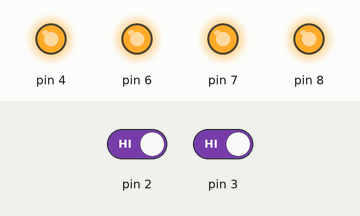
This sketch was run on a simulated Arduino Uno, built with avr-gcc and run on an emulated ATmega328P. Parts: output pins drawn as LEDs (lit = HIGH). The inputs (shaded band) are chosen by the test bench; at power-on: pin 2 HIGH, pin 3 HIGH.

Above: at 1.2 s.
1.3 s: pin 2 driven LOW
At 1.4 s:
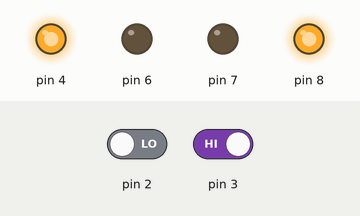
4.3 s: pin 3 driven LOW
At 5.5 s:
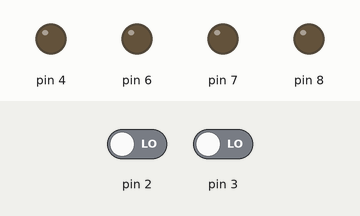
5.8 s: pin 3 driven HIGH
At 6.7 s:
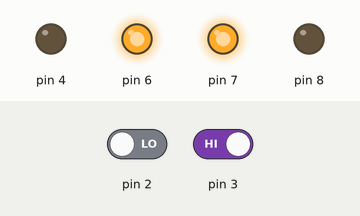
8.8 s: pin 2 driven HIGH
At 10.4 s:
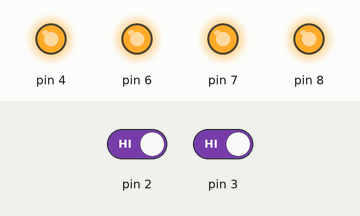
Timing chart, 0 to 11.5 s (numbered marks = the images above; inputs shaded):
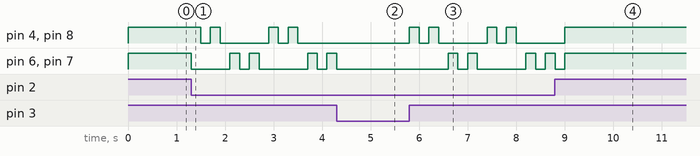

The sketch:

arduino_strobe_lights.ino
```cpp
int LED1 = 0;

int LED2 = 0;

int LED3 = 0;

int LED4 = 0;

int SW1 = 0;

int SW2 = 0;

void setup()
{
  pinMode(2, INPUT);
  pinMode(3, INPUT);
  pinMode(4, OUTPUT);
  pinMode(6, OUTPUT);
  pinMode(7, OUTPUT);
  pinMode(8, OUTPUT);
}

void loop()
{
  SW1 = digitalRead(2);
  // interruptor1 digital read in pin 2
  SW2 = digitalRead(3);
  // Interruptor2 digital read in pin -3
  LED1 = 4;
  // LED1 digital read in pin 4
  LED2 = 8;
  // LED2 digital read in pin 8
  LED3 = 6;
  // LED3 digital read in pin 6
  LED4 = 7;
  // LED4 digital read in pin 7
  if (SW1 == 0 && SW2 == 0) {
    // If SW1 and SW2 == 0 ; then all LEDS are LOW
    digitalWrite(4, LOW);
    digitalWrite(6, LOW);
    digitalWrite(7, LOW);
    digitalWrite(8, LOW);
  } else {
    if (SW1 == 0 && SW2 == 1) {
      // If SW1 ==  0 and SW2 = 1; then RED LEDS are HIGH
      // AND BLUE LEDS are LOW
      digitalWrite(4, HIGH);
      digitalWrite(6, LOW);
      digitalWrite(7, LOW);
      digitalWrite(8, HIGH);
      delay(200); // Wait for 200 millisecond(s)
      // After 2 seconds delay all LEDS are LOW
      digitalWrite(4, LOW);
      digitalWrite(6, LOW);
      digitalWrite(7, LOW);
      digitalWrite(8, LOW);
      delay(200); // Wait for 200 millisecond(s)
      // After 2 seconds delay RED LEDS are High
      // AND BLUE LEDS are LOW again
      digitalWrite(4, HIGH);
      digitalWrite(6, LOW);
      digitalWrite(7, LOW);
      digitalWrite(8, HIGH);
      delay(200); // Wait for 200 millisecond(s)
      // After 2 seconds delay ALL LEDS are LOW
      digitalWrite(4, LOW);
      digitalWrite(6, LOW);
      digitalWrite(7, LOW);
      digitalWrite(8, LOW);
      delay(200); // Wait for 200 millisecond(s)
      // After 2 seconds delay BLUE LEDS are HIGH
      // AND RED LEDS are LOW
      digitalWrite(4, LOW);
      digitalWrite(6, HIGH);
      digitalWrite(7, HIGH);
      digitalWrite(8, LOW);
      delay(200); // Wait for 200 millisecond(s)
      // After a 2 seconds delay ALL LEDS are LOW
      digitalWrite(4, LOW);
      digitalWrite(6, LOW);
      digitalWrite(7, LOW);
      digitalWrite(8, LOW);
      delay(200); // Wait for 200 millisecond(s)
      // After the delay JUST BLUE LEDS ARE HIGH
      digitalWrite(4, LOW);
      digitalWrite(6, HIGH);
      digitalWrite(7, HIGH);
      digitalWrite(8, LOW);
      delay(200); // Wait for 200 millisecond(s)
      // After the delay all LEDS are LOW
      digitalWrite(4, LOW);
      digitalWrite(6, LOW);
      digitalWrite(7, LOW);
      digitalWrite(8, LOW);
      delay(200); // Wait for 200 millisecond(s)
    } else {
      if (SW1 == 1 && SW2 == 0) {
        // If SW1 ==  0 and SW2 = 1; then RED LEDS are HIGH
        // AND BLUE LEDS are LOW
        digitalWrite(4, HIGH);
        digitalWrite(6, LOW);
        digitalWrite(7, LOW);
        digitalWrite(8, HIGH);
        delay(100); // Wait for 100 millisecond(s)
        // After 2 seconds delay all LEDS are LOW
        digitalWrite(4, LOW);
        digitalWrite(6, LOW);
        digitalWrite(7, LOW);
        digitalWrite(8, LOW);
        delay(100); // Wait for 100 millisecond(s)
        // After 2 seconds delay RED LEDS are High
        // AND BLUE LEDS are LOW again
        digitalWrite(4, HIGH);
        digitalWrite(6, LOW);
        digitalWrite(7, LOW);
        digitalWrite(8, HIGH);
        delay(100); // Wait for 100 millisecond(s)
        // After 2 seconds delay ALL LEDS are LOW
        digitalWrite(4, LOW);
        digitalWrite(6, LOW);
        digitalWrite(7, LOW);
        digitalWrite(8, LOW);
        delay(100); // Wait for 100 millisecond(s)
        // After 2 seconds delay BLUE LEDS are HIGH
        // AND RED LEDS are LOW
        digitalWrite(4, LOW);
        digitalWrite(6, HIGH);
        digitalWrite(7, HIGH);
        digitalWrite(8, LOW);
        delay(100); // Wait for 100 millisecond(s)
        // After a 2 seconds delay ALL LEDS are LOW
        digitalWrite(4, LOW);
        digitalWrite(6, LOW);
        digitalWrite(7, LOW);
        digitalWrite(8, LOW);
        delay(100); // Wait for 100 millisecond(s)
        // After the delay JUST BLUE LEDS ARE HIGH
        digitalWrite(4, LOW);
        digitalWrite(6, HIGH);
        digitalWrite(7, HIGH);
        digitalWrite(8, LOW);
        delay(100); // Wait for 100 millisecond(s)
        // After the delay all LEDS are LOW
        digitalWrite(4, LOW);
        digitalWrite(6, LOW);
        digitalWrite(7, LOW);
        digitalWrite(8, LOW);
        delay(100); // Wait for 100 millisecond(s)
      } else {
        if (SW1 == 1 && SW2 == 1) {
          digitalWrite(4, HIGH);
          digitalWrite(6, HIGH);
          digitalWrite(7, HIGH);
          digitalWrite(8, HIGH);
        }
      }
    }
  }
}
```

Measured:
- after the input at 1.3 s, pin 4, pin 8: goes LOW 0.20 s, HIGH 0.20 s, LOW 1.0 s, HIGH 0.20 s, LOW 0.20 s, HIGH 0.20 s, then LOW, starting after 0.20 s; pin 6, pin 7: HIGH → LOW at once, → HIGH 0.80 s later, → LOW 0.20 s later, → HIGH 0.20 s later, … (8 changes in this stretch)
- after the input at 4.3 s, pin 4, pin 8: stops changing and stays LOW; pin 6, pin 7: goes on until 4.3 s, then stays LOW
- after the input at 5.8 s, pin 4, pin 8: LOW → HIGH at once, → LOW 0.20 s later, → HIGH 0.20 s later, → LOW 0.20 s later, … (8 changes in this stretch); pin 6, pin 7: goes HIGH 0.20 s, LOW 0.20 s, HIGH 0.20 s, LOW 1.0 s, HIGH 0.20 s, LOW 0.20 s, then HIGH, starting after 0.80 s
- after the input at 8.8 s, pin 4, pin 8: goes on until 9.0 s, then stays HIGH
